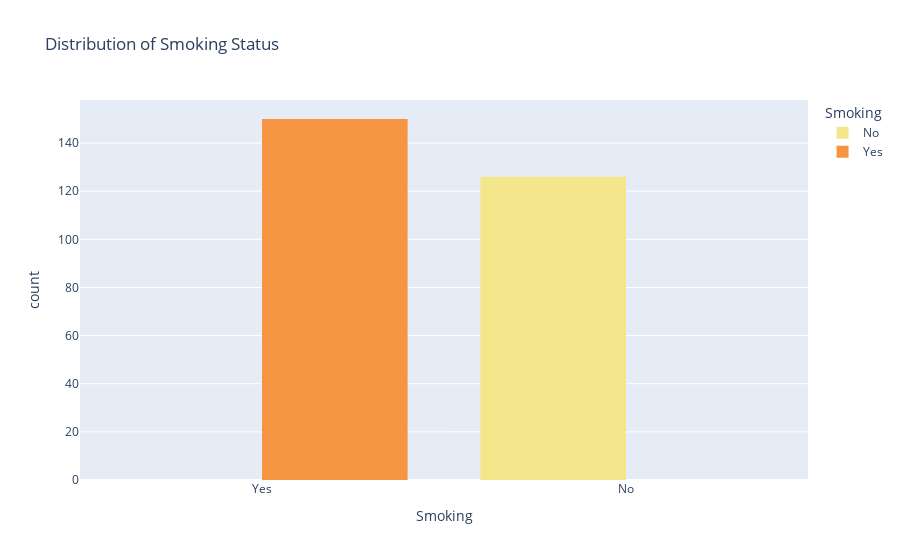

This figure's notebook cell:
### Markdown cell above
<div style="background-color:gray; color:white; padding:15px; font-size:25px; font-family: sans-serif; text-align:left; border-radius:20px;">Smoking & Lung cancer
</div>

### Code cell
df_plot = df.copy()
df_plot['smoking'] = df_plot['smoking'].replace({1:"Yes",0:"No"})
fig = px.histogram(df_plot, x='smoking', color='smoking',
                   color_discrete_sequence={1: '#f59542', 0: '#f4e78b'},
                   labels={'smoking': 'Smoking'},
                   title='Distribution of Smoking Status',
                   barmode='group')
fig.update_xaxes(categoryorder='array', categoryarray=['Yes', 'No'])
fig.show()

### Figure 1 — Plotly figure (JSON) as saved in the notebook; plotly's stock layout.template omitted (floating-point values rounded to 4 significant figures; data arrays with more than 128 entries replaced by an {"elided": "..."} marker saying what was removed)
{"data": [{"alignmentgroup": "True", "bingroup": "x", "hovertemplate": "Smoking=%{x}<br>count=%{y}<extra></extra>", "legendgroup": "No", "marker": {"color": "#f4e78b", "pattern": {"shape": ""}}, "name": "No", "offsetgroup": "No", "orientation": "v", "showlegend": true, "type": "histogram", "x": ["No", "No", "No", "No", "No", "No", "No", "No", "No", "No", "No", "No", "No", "No", "No", "No", "No", "No", "No", "No", "No", "No", "No", "No", "No", "No", "No", "No", "No", "No", "No", "No", "No", "No", "No", "No", "No", "No", "No", "No", "No", "No", "No", "No", "No", "No", "No", "No", "No", "No", "No", "No", "No", "No", "No", "No", "No", "No", "No", "No", "No", "No", "No", "No", "No", "No", "No", "No", "No", "No", "No", "No", "No", "No", "No", "No", "No", "No", "No", "No", "No", "No", "No", "No", "No", "No", "No", "No", "No", "No", "No", "No", "No", "No", "No", "No", "No", "No", "No", "No", "No", "No", "No", "No", "No", "No", "No", "No", "No", "No", "No", "No", "No", "No", "No", "No", "No", "No", "No", "No", "No", "No", "No", "No", "No", "No"], "xaxis": "x", "yaxis": "y"}, {"alignmentgroup": "True", "bingroup": "x", "hovertemplate": "Smoking=%{x}<br>count=%{y}<extra></extra>", "legendgroup": "Yes", "marker": {"color": "#f59542", "pattern": {"shape": ""}}, "name": "Yes", "offsetgroup": "Yes", "orientation": "v", "showlegend": true, "type": "histogram", "x": {"elided": "150 str values"}, "xaxis": "x", "yaxis": "y"}], "layout": {"barmode": "group", "legend": {"title": {"text": "Smoking"}, "tracegroupgap": 0}, "title": {"text": "Distribution of Smoking Status"}, "xaxis": {"anchor": "y", "categoryarray": ["Yes", "No"], "categoryorder": "array", "domain": [0.0, 1.0], "title": {"text": "Smoking"}}, "yaxis": {"anchor": "x", "domain": [0.0, 1.0], "title": {"text": "count"}}}}
